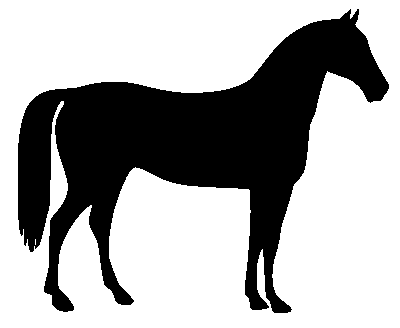
#> input picture skimage.data.horse(), 400 x 328 px
$ jupyter execute tugas_10_5220411354.ipynb   (shell and % lines are left out)
#> lines starting #> are read from the running program, lines starting #| are printed output that depends on the picture; after the words box and inside, x2 and y2 are one past the last pixel; in counts of white or black regions, pixels touching at a corner belong together
# Skenario 12.1

[cell 1]
import matplotlib.pyplot as plt
from skimage.morphology import convex_hull_image
from skimage import data, img_as_float
from skimage.util import invert

#The original image is inverted as the object must be white.

image = invert(data.horse())
#> image: shape (328, 400) bool; 33.1% white; 1 white region, box (x1, y1, x2, y2) and area: (18, 9, 389, 313) 43412
chull = convex_hull_image(image)
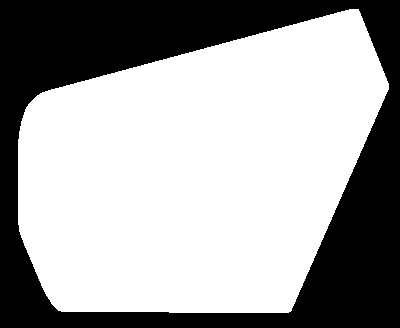
#> chull: shape (328, 400) bool; 63.9% white; 1 black region, box (x1, y1, x2, y2) and area: (0, 0, 400, 328) 47395
fig, axes = plt.subplots(1, 2, figsize=(8,4))

ax = axes.ravel()
ax[0].set_title('Original picture')
ax[0].imshow(image, cmap=plt.cm.gray)
ax[0].set_axis_off()

ax[1].set_title('Transformed picture')
ax[1].imshow(chull, cmap=plt.cm.gray)
ax[1].set_axis_off()

plt.tight_layout()
plt.show()

# Skenario 12.2

[cell 2]
from skimage.morphology import skeletonize
from skimage import data
import matplotlib.pyplot as plt
from skimage.util import invert

#Invert the horse image
image = invert(data.horse())

#perform skeletonization
skeleton = skeletonize(image)
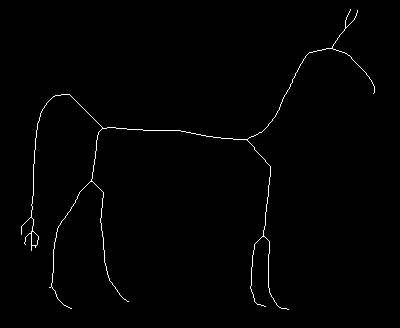
#> skeleton: shape (328, 400) bool; 0.91% white in thin lines or dots, all inside (x1, y1, x2, y2) = (21, 9, 375, 310)

#display results
fig, axes = plt.subplots(
    nrows=1, ncols=2,
    figsize = (8, 4),
    sharex=True, sharey=True)
ax = axes.ravel()

ax[0].imshow(image, cmap=plt.cm.gray)
ax[0].axis('off')
ax[0].set_title('original', fontsize=20)
ax[1].axis('off')
ax[1].imshow(skeleton, cmap=plt.cm.gray)
ax[1].set_title('skeleton', fontsize=20)
fig.tight_layout()
plt.show()

# Skenario 12.3

[cell 3]
import numpy as np
import matplotlib.pyplot as plt
from skimage.color import rgb2gray
from skimage import data
from skimage.filters import gaussian
from skimage.segmentation import active_contour

img = data.astronaut()
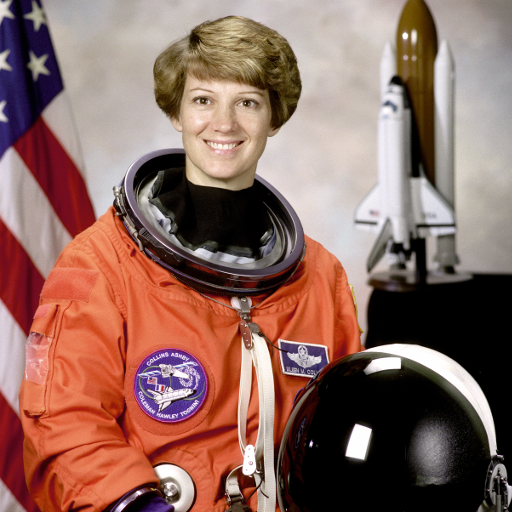
#> input picture skimage.data.astronaut(), 512 x 512 px
#> img is the input picture: shape (512, 512, 3); mean R, G, B 141.6, 105.8, 96.5
#Data for circular boundary
s = np.linspace(0, 2*np.pi, 400)
x = 220 + 100 * np.cos(s)
y = 100 + 100 * np.sin(s)
init = np.array([x, y]).T
#formation of the active contour
cntr = active_contour(
    gaussian(img, 3),  init,
    alpha = 0.015, beta=10, gamma=0.001)
#> cntr = 400 pairs, first value 149.4 to 266.4, second value 2.67 to 198.9

fig, ax = plt.subplots(1, 2, figsize = (7, 7))
ax[0].imshow(img, cmap=plt.cm.gray)
ax[0].set_title("Original Image")

ax[1].imshow(img, cmap=plt.cm.gray)

#circular boundary.
ax[1].plot(init[:, 0], init[:, 1], '--r', lw=3)
ax[1].plot(cntr[:, 0], cntr[:, 1], '-b', lw=3)
ax[1].set_title("Active Contour Image")
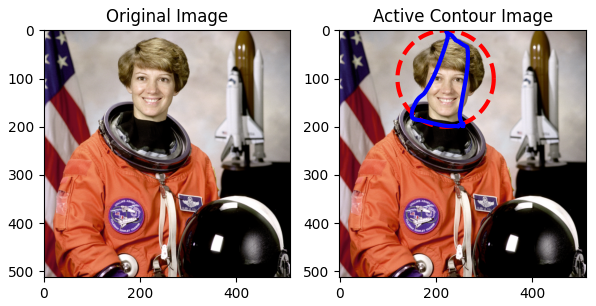
#> figure drawn by matplotlib, 2 panels

# Skenario 12.4

[cell 4]
import io
import zipfile
import requests
import numpy as np
import cv2
import matplotlib.pyplot as plt

img = cv2.imread('/content/drive/MyDrive/Bahan PCD/family.jpg')
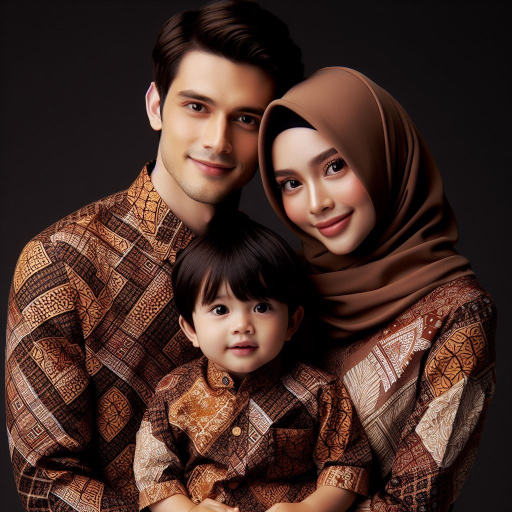
#> input picture family.jpg, 1024 x 1024 px, found by its file name (shown at 1/2 size)
#> img is the input picture: shape (1024, 1024, 3); mean B, G, R 39.5, 47.3, 72.3
gray = cv2.cvtColor(img, cv2.COLOR_BGR2GRAY)

path = '/content/drive/MyDrive/Bahan PCD/haarcascade_frontalface_default.xml'

face_cascade = cv2.CascadeClassifier(path)
for x, y, w, h in face_cascade.detectMultiScale(gray, 1.3):
  cv2.rectangle(gray, (x, y), (x+w, y + h), (255, 0,0), 2)
#> this loop made 2 passes
#> (x, y, w, h) on passes 1 to 2: (295, 115, 291, 291), (381, 549, 196, 196)
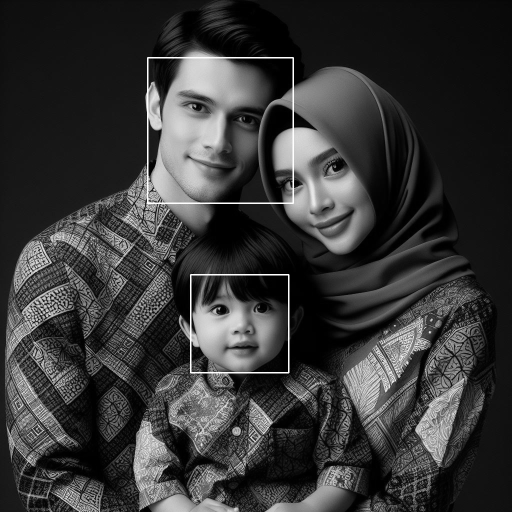
#> gray: shape (1024, 1024) (shown at 1/2 size); min 0, max 255, mean 55
fig, ax = plt.subplots(1, 1, figsize = (8, 6))
ax.imshow(gray, cmap=plt.cm.gray)
ax.set_axis_off()

# 12.5 Tugas
Berdasarkan latihan yang sudah Anda kerjakan, lakukanlah modifikasi pada beberapa sintaks untuk mencapat target berikut:
1. Memperbaiki citra hasil active contour agar garis biru bisa berada di sekeliling kepala astronot.
2. Memperbaiki citra hasil deteksi wajah agar seluruh wajah dalam citra dapat terdeteksi dengan tepat

### 1. Memperbaiki citra hasil active contour agar garis biru bisa berada di sekeliling kepala astronot.

[cell 5]
import numpy as np
import matplotlib.pyplot as plt
from skimage.color import rgb2gray
from skimage import data
from skimage.filters import gaussian
from skimage.segmentation import active_contour

img = data.astronaut()

gray_img = rgb2gray(img)
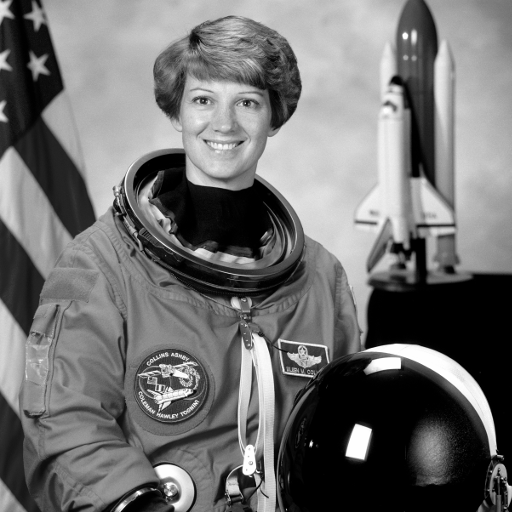
#> gray_img: shape (512, 512) float64; min 0, max 1, mean 0.442

s = np.linspace(0, 2*np.pi, 400)
x = 220 + 100 * np.cos(s)
y = 100 + 100 * np.sin(s)
init = np.array([x, y]).T

cntr = active_contour(
    gaussian(gray_img, 3),
    init,
    alpha=0.002,
    beta=2,
    gamma=0.008
)
#> cntr = 400 pairs, first value 135.3 to 314.3, second value 3.55 to 199.4

fig, ax = plt.subplots(1, 2, figsize=(10, 5))

# Original image
ax[0].imshow(img, cmap=plt.cm.gray)
ax[0].set_title("Original Image")
ax[0].axis('off')

# Active contour result
ax[1].imshow(img, cmap=plt.cm.gray)
ax[1].plot(init[:, 0], init[:, 1], '--r', lw=2, label="Initial Contour")
ax[1].plot(cntr[:, 0], cntr[:, 1], '-b', lw=2, label="Active Contour")
ax[1].set_title("Active Contour Image")
ax[1].axis('off')
ax[1].legend()

plt.tight_layout()
plt.show()
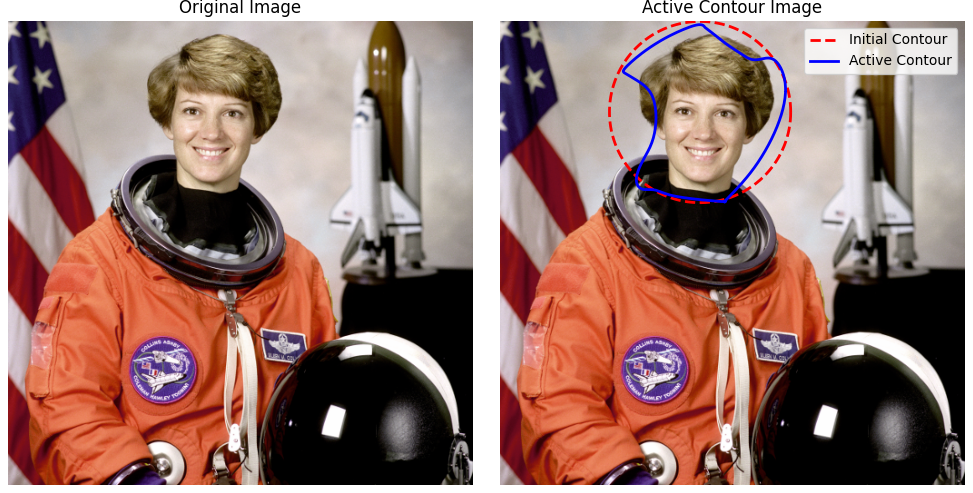
#> figure drawn by matplotlib, 2 panels

### 2. Memperbaiki citra hasil deteksi wajah agar seluruh wajah dalam citra dapat terdeteksi dengan tepat

[cell 6]
# Output RGB
import io
import zipfile
import requests
import numpy as np
import cv2
import matplotlib.pyplot as plt

img = cv2.imread('/content/drive/MyDrive/Bahan PCD/family.jpg')
gray = cv2.cvtColor(img, cv2.COLOR_BGR2GRAY)

path = '/content/drive/MyDrive/Bahan PCD/haarcascade_frontalface_default.xml'

faces = face_cascade.detectMultiScale(
    gray,
    scaleFactor=1.1,
    minNeighbors=7,
    minSize=(30, 30)
)
#> faces = [[372, 539, 207, 207], [297, 113, 290, 290], [504, 255, 251, 251]]

for (x, y, w, h) in faces:
    cv2.rectangle(img, (x, y), (x + w, y + h), (255, 0, 0), 2)
#> this loop made 3 passes
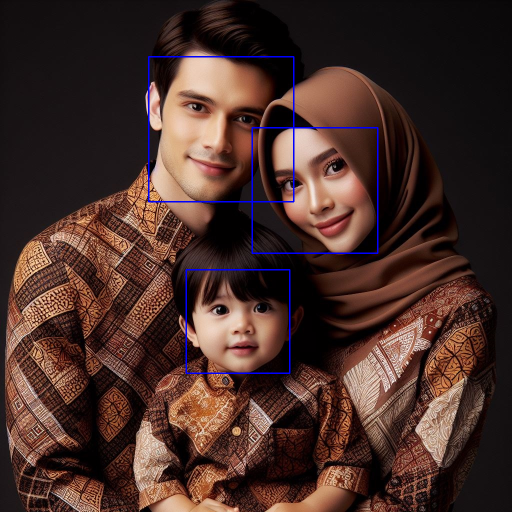
#> img: shape (1024, 1024, 3) (shown at 1/2 size); 0.85% of pixels changed, all inside (x1, y1, x2, y2) = (296, 112, 757, 748)

plt.figure(figsize=(8, 8))
plt.imshow(cv2.cvtColor(img, cv2.COLOR_BGR2RGB))
plt.axis('off')
plt.title("Face Detection Result")
plt.show()

[cell 7]
# Output GrayScale
import io
import zipfile
import requests
import numpy as np
import cv2
import matplotlib.pyplot as plt

img = cv2.imread('/content/drive/MyDrive/Bahan PCD/family.jpg')
gray = cv2.cvtColor(img, cv2.COLOR_BGR2GRAY)

path = '/content/drive/MyDrive/Bahan PCD/haarcascade_frontalface_default.xml'

faces = face_cascade.detectMultiScale(
    gray,
    scaleFactor=1.1,
    minNeighbors=7,
    minSize=(30, 30)
)

for (x, y, w, h) in faces:
    cv2.rectangle(gray, (x, y), (x + w, y + h), (255, 0, 0), 2)
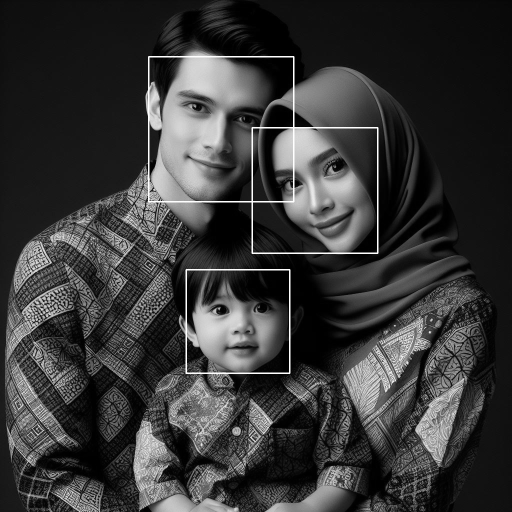
#> gray: shape (1024, 1024) (shown at 1/2 size); min 0, max 255, mean 55.7

plt.figure(figsize=(8, 8))
plt.imshow(gray, cmap='gray')
plt.axis('off')
plt.title("Face Detection in Grayscale")
plt.show()
